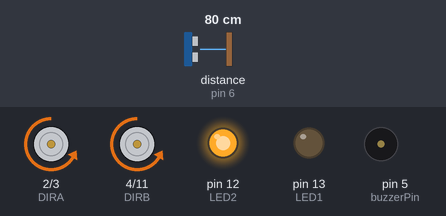
Simulated run of this sketch. Board: Arduino Uno, built with avr-gcc and run on an emulated ATmega328P. On the bench: direction and speed pins drawn as motors (green arrow = direction pin HIGH = forward, orange = LOW = backward, longer = more drive), output pins drawn as LEDs (lit = HIGH), buzzer (waves = sounding, pin HIGH). Dashed ring = blinking. The test bench sets the inputs (shaded band); at power-on: distance to the obstacle (sensor on pin 6) 80 cm. The echo pulse lasts 58.3 µs per cm; random numbers use the default seed unless the sketch sets one.

Above: at 1.2 s.
1.3 s: distance to the obstacle (sensor on pin 6) set to 44 cm
2.8 s: distance to the obstacle (sensor on pin 6) set to 35 cm
At 3.5 s:
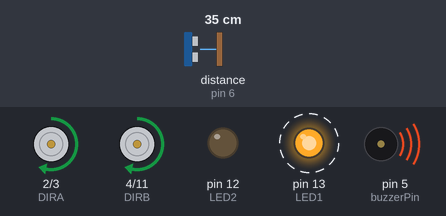
5.8 s: distance to the obstacle (sensor on pin 6) set to 60 cm
At 7.9 s:
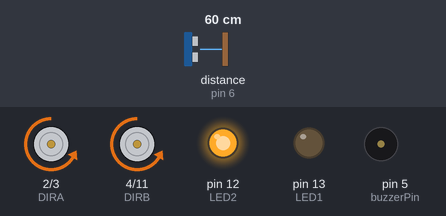
8.2 s: distance to the obstacle (sensor on pin 6) set to 2 cm
At 8.7 s:
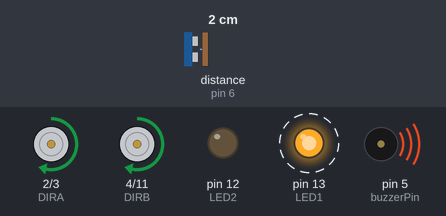
11.2 s: distance to the obstacle (sensor on pin 6) set to 120 cm
At 13.2 s:
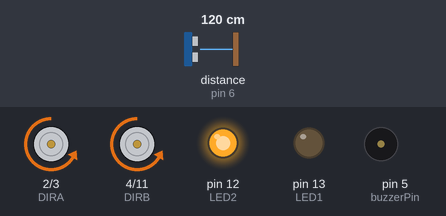
Timing chart, 0 to 14.6 s (numbered marks = the images above; inputs shaded):
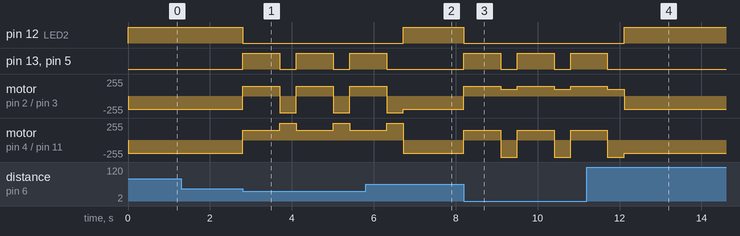

Measured:
- the behaviour switches between 40 and 39 cm on distance to the obstacle (sensor on pin 6) (found by bisection; images 0 and 1)
- after the input at 1.3 s, every drawn part: stays the same
- after the input at 2.8 s, pin 12 (LED2): HIGH → LOW at once; pin 13 (LED1): alternates HIGH for 0.90 s and LOW for 0.40 s, starting at once
- after the input at 5.8 s, pin 12 (LED2): LOW → HIGH after 0.92 s
- after the input at 8.2 s, pin 12 (LED2): HIGH → LOW at once; pin 13 (LED1): alternates HIGH for 0.90 s and LOW for 0.40 s, starting at once
- after the input at 11.2 s, pin 12 (LED2): LOW → HIGH after 0.91 s

The sketch:

RoombaAdditional.ino
```cpp
#include <NewPing.h>
#define TRIGGER_PIN 7
#define ECHO_PIN 6
#define MAX_DISTANCE 200

// Clockwise and counter-clockwise definitions.
// Depending on how you wired your motors, you may need to swap.
#define FORWARD  0
#define REVERSE 1

// Motor definitions to make life easier:
#define MOTOR_A 0
#define MOTOR_B 1

// Pin Assignments //
//Default pins:
#define DIRA 2 // Direction control for motor A
#define PWMA 3  // PWM control (speed) for motor A
#define DIRB 4 // Direction control for motor B
#define PWMB 11 // PWM control (speed) for motor B

int LED1 = 13; //LED1 pin 13
int LED2 = 12; //LED2 pin 12
const int buzzerPin = 5; //active buzzer pin 5

NewPing sonar(TRIGGER_PIN, ECHO_PIN, MAX_DISTANCE);

void setup()
{
  setupArdumoto(); // Set all pins as outputs
  pinMode(LED1,OUTPUT);
  pinMode(LED2,OUTPUT);
  pinMode(buzzerPin, OUTPUT);
}

void loop()
{
unsigned int uS = sonar.ping();
  if( uS / US_ROUNDTRIP_CM > 40 || uS / US_ROUNDTRIP_CM == 0)
  {

    forward(200);
  }
   else if( uS / US_ROUNDTRIP_CM < 40)
    {
      reverse(150);
      delay( 900);
      if (random(2) == 1)
      {
        left(250);
        delay(400);
      }
      else
      {
        right(250);
        delay(400);
        }
      }
}
void forward(byte spd)
{
  digitalWrite(LED1, LOW);
  digitalWrite(LED2, HIGH);
  digitalWrite(buzzerPin, LOW);
  driveArdumoto(MOTOR_A, FORWARD, spd);  // Motor A at max speed.
  driveArdumoto(MOTOR_B, FORWARD, spd);
}

void reverse( byte spd)
{
   digitalWrite(LED1, HIGH);
   digitalWrite(LED2, LOW);
   digitalWrite(buzzerPin, HIGH);
   driveArdumoto(MOTOR_A, REVERSE, spd);  // Motor A at max speed.
   driveArdumoto(MOTOR_B, REVERSE, spd);
}

void left(byte spd)
{

  digitalWrite(LED1, LOW);
  digitalWrite(LED2, LOW);
  digitalWrite(buzzerPin, LOW);
  driveArdumoto(MOTOR_A, FORWARD, spd);  // Motor A at max speed.
  driveArdumoto(MOTOR_B, REVERSE, spd);
}


void right(byte spd)
{

  digitalWrite(LED1, LOW);
  digitalWrite(LED2, LOW);
  digitalWrite(buzzerPin, LOW);
  driveArdumoto(MOTOR_A, REVERSE, 100);  // Motor A at max speed.
  driveArdumoto(MOTOR_B, FORWARD, 255);
}
// driveArdumoto drives 'motor' in 'dir' direction at 'spd' speed
void driveArdumoto(byte motor, byte dir, byte spd)
{
  if (motor == MOTOR_A)
  {
    digitalWrite(DIRA, dir);
    analogWrite(PWMA, spd);
  }
  else if (motor == MOTOR_B)
  {
    digitalWrite(DIRB, dir);
    analogWrite(PWMB, spd);
  }
}

// stopArdumoto makes a motor stop
void stopArdumoto(byte motor)
{
  driveArdumoto(motor, 0, 0);
}

// setupArdumoto initialize all pins
void setupArdumoto()
{
  // All pins should be setup as outputs:
  pinMode(PWMA, OUTPUT);
  pinMode(PWMB, OUTPUT);
  pinMode(DIRA, OUTPUT);
  pinMode(DIRB, OUTPUT);

  // Initialize all pins as low:
  digitalWrite(PWMA, LOW);
  digitalWrite(PWMB, LOW);
  digitalWrite(DIRA, LOW);
  digitalWrite(DIRB, LOW);
}
```
